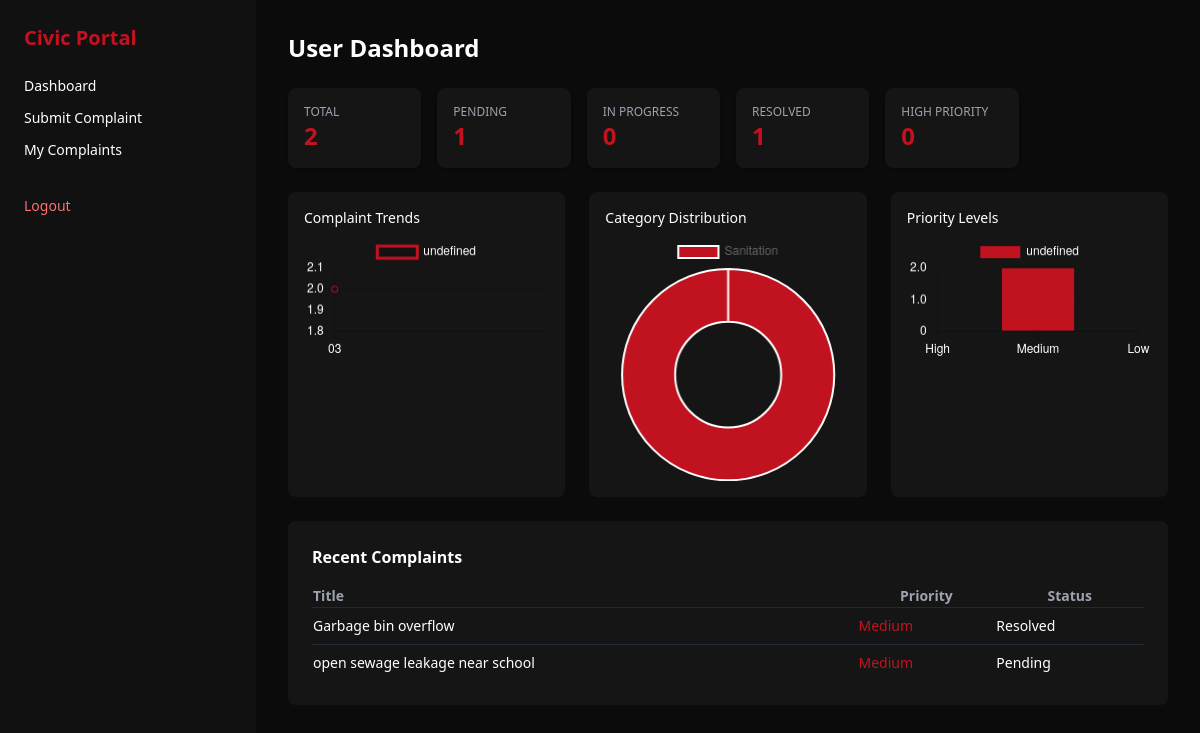
The app's page /user/dashboard (signed in) with its own data.
### app/models/models.py (models this page shows)
class Complaint(db.Model):
    __tablename__ = "complaints"
    id = db.Column(db.Integer, primary_key=True)
    user_id = db.Column(db.Integer, db.ForeignKey("users.id"), nullable=False)
    title = db.Column(db.String(200), nullable=False)
    category = db.Column(db.String(50))
    location = db.Column(db.String(100))
    latitude = db.Column(db.Float)
    longitude = db.Column(db.Float)
    description = db.Column(db.Text)
    media = db.Column(db.String(255))
    priority = db.Column(db.String(20), default="Medium")
    status = db.Column(db.String(30), default="Pending")
    created_at = db.Column(db.DateTime, default=datetime.utcnow)

### app/user/routes.py (the view)
@user_bp.route("/dashboard")
@login_required
def dashboard():
    user_id = current_user.id
    total = Complaint.query.filter_by(user_id=user_id).count()
    pending = Complaint.query.filter_by(user_id=user_id, status="Pending").count()
    in_progress = Complaint.query.filter_by(user_id=user_id, status="In Progress").count()
    resolved = Complaint.query.filter_by(user_id=user_id, status="Resolved").count()
    high = Complaint.query.filter_by(user_id=user_id, priority="High").count()
    medium = Complaint.query.filter_by(user_id=user_id, priority="Medium").count()
    low = Complaint.query.filter_by(user_id=user_id, priority="Low").count()
    category_data = db.session.query(
        Complaint.category,
        func.count(Complaint.id)
    ).filter_by(user_id=user_id).group_by(Complaint.category).all()
    categories = [c[0] for c in category_data]
    category_counts = [c[1] for c in category_data]
    monthly_data = db.session.query(
        func.strftime("%m", Complaint.created_at),
        func.count(Complaint.id)
    ).filter_by(user_id=user_id).group_by(
        func.strftime("%m", Complaint.created_at)
    ).all()
    months = [m[0] for m in monthly_data]
    month_counts = [m[1] for m in monthly_data]
    stats = {
        "total": total,
        "pending": pending,
        "in_progress": in_progress,
        "resolved": resolved,
        "high_priority": high
    }
    recent_complaints = Complaint.query.filter_by(
        user_id=user_id
    ).order_by(Complaint.created_at.desc()).limit(5).all()
    return render_template(
        "user/dashboard.html",
        stats=stats,
        recent_complaints=recent_complaints,
        categories=categories,
        category_counts=category_counts,
        months=months,
        month_counts=month_counts,
        high=high,
        medium=medium,
        low=low
    )

### app/auth/routes.py (called while the page is built)
@login_manager.user_loader
def load_user(user_id):
    if not user_id.isdigit():
        return None
    return db.session.get(User, int(user_id))

### app/templates/user/dashboard.html (shortened to what this page needs)
{% extends "layout.html" %}
{% block content %}
<h2 class="text-2xl font-bold mb-6">User Dashboard</h2>
<div class="grid grid-cols-6 gap-4 mb-6">
  {% for label, value in stats.items() %}
  <div class="bg-[#151515] p-4 rounded-lg shadow">
    <p class="text-xs text-gray-400 uppercase">
      {{ label.replace("_"," ") }}
    </p>
    <p class="text-2xl font-bold text-[#C1121F]">
      {{ value }}
    </p>
  </div>
  {% endfor %}
</div>
<div class="grid grid-cols-3 gap-6 mb-6">
  <div class="bg-[#151515] p-4 rounded-lg">
    <h3 class="text-sm mb-2">Complaint Trends</h3>
    <canvas id="trendChart"></canvas>
  </div>
  <div class="bg-[#151515] p-4 rounded-lg">
    <h3 class="text-sm mb-2">Category Distribution</h3>
    <canvas id="categoryChart"></canvas>
  </div>
  <div class="bg-[#151515] p-4 rounded-lg">
    <h3 class="text-sm mb-2">Priority Levels</h3>
    <canvas id="priorityChart"></canvas>
  </div>
</div>
<div class="bg-[#151515] p-6 rounded-lg">
  <h3 class="mb-4 font-semibold">Recent Complaints</h3>
  <table class="w-full text-sm">
    <thead class="text-gray-400">
      <tr>
        <th class="text-left">Title</th>
        <th>Priority</th>
        <th>Status</th>
      </tr>
    </thead>
    <tbody>
      {% for c in recent_complaints %}
      <tr class="border-t border-gray-800">
        <td class="py-2">{{ c.title }}</td>
        <td class="text-[#C1121F]">{{ c.priority }}</td>
        <td>{{ c.status }}</td>
      </tr>
      {% endfor %}
    </tbody>
  </table>
</div>
<script>
const dashboardData = JSON.parse(
  document.getElementById("dashboard-data").textContent
);
const baseOptions = {
  plugins: { legend: { labels: { color: "white" }}},
  scales: {
    x: { ticks: { color: "white" }},
    y: { ticks: { color: "white" }}
  }
};
new Chart(document.getElementById("trendChart"), {
  type: "line",
  data: {
    labels: dashboardData.months,
    datasets: [{
      data: dashboardData.month_counts,
      borderColor:"#C1121F"
    }]
  },
  options: baseOptions
});
new Chart(document.getElementById("categoryChart"), {
  type: "doughnut",
  data: {
    labels: dashboardData.categories,
    datasets:[{
      data: dashboardData.category_counts,
      backgroundColor:["#C1121F","#444","#666","#888","#aaa"]
    }]
  }
});
new Chart(document.getElementById("priorityChart"), {
  type:"bar",
  data:{
    labels:["High","Medium","Low"],
    datasets:[{
      data:[
        dashboardData.high,
        dashboardData.medium,
        dashboardData.low
      ],
      backgroundColor:"#C1121F"
    }]
  },
  options: baseOptions
});
</script>
{% endblock %}

### records on screen
Complaint: replace "PENDING", value "1", title "open sewage leakage near school", priority "Medium", status "Pending"
Complaint: replace "RESOLVED", user "1", title "Garbage bin overflow", priority "Medium", status "Resolved"

### other values on screen
{{ label.replace("_"," ") }} "TOTAL" "IN PROGRESS" "HIGH PRIORITY"
{{ value }} "2" "0" "0"
